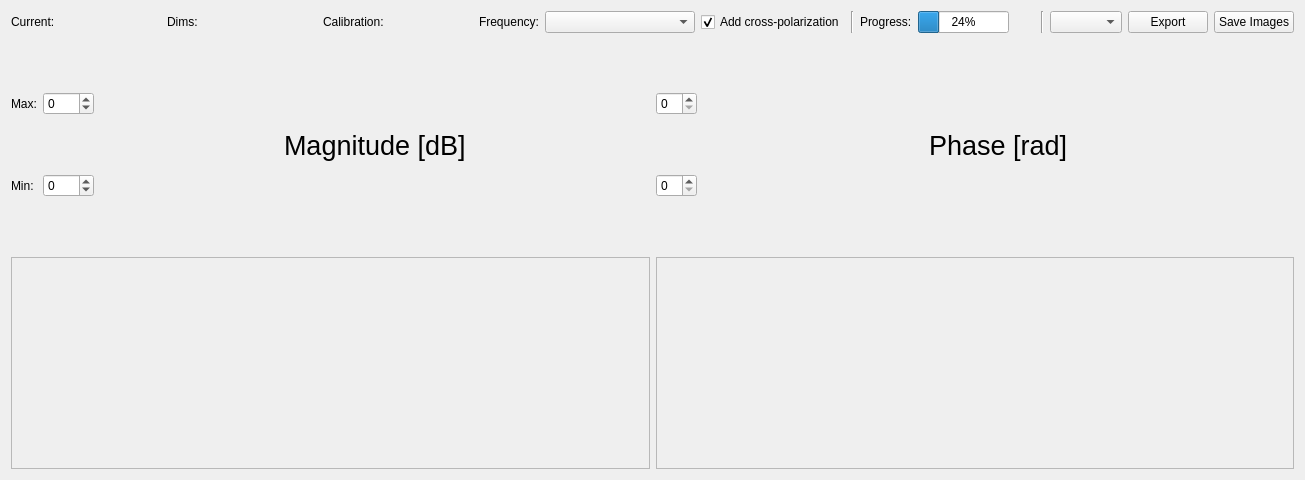
<?xml version="1.0" encoding="UTF-8"?>
<ui version="4.0">
 <class>PNF</class>
 <widget class="QWidget" name="PNF">
  <property name="geometry">
   <rect>
    <x>0</x>
    <y>0</y>
    <width>1147</width>
    <height>480</height>
   </rect>
  </property>
  <property name="windowTitle">
   <string>Form</string>
  </property>
  <layout class="QVBoxLayout" name="verticalLayout_2">
   <item>
    <layout class="QHBoxLayout" name="horizontalLayout">
     <item>
      <widget class="QLabel" name="current_posLabel">
       <property name="sizePolicy">
        <sizepolicy hsizetype="Fixed" vsizetype="Preferred">
         <horstretch>0</horstretch>
         <verstretch>0</verstretch>
        </sizepolicy>
       </property>
       <property name="minimumSize">
        <size>
         <width>150</width>
         <height>0</height>
        </size>
       </property>
       <property name="text">
        <string>Current:</string>
       </property>
      </widget>
     </item>
     <item>
      <widget class="QLabel" name="stepLabel">
       <property name="sizePolicy">
        <sizepolicy hsizetype="Fixed" vsizetype="Preferred">
         <horstretch>0</horstretch>
         <verstretch>0</verstretch>
        </sizepolicy>
       </property>
       <property name="minimumSize">
        <size>
         <width>150</width>
         <height>0</height>
        </size>
       </property>
       <property name="text">
        <string>Dims:</string>
       </property>
      </widget>
     </item>
     <item>
      <widget class="QLabel" name="calibration_lbl">
       <property name="minimumSize">
        <size>
         <width>150</width>
         <height>0</height>
        </size>
       </property>
       <property name="text">
        <string>Calibration:</string>
       </property>
      </widget>
     </item>
     <item>
      <widget class="QLabel" name="freqLabel">
       <property name="text">
        <string>Frequency:</string>
       </property>
      </widget>
     </item>
     <item>
      <widget class="QComboBox" name="freq_comboBox">
       <property name="sizePolicy">
        <sizepolicy hsizetype="Fixed" vsizetype="Preferred">
         <horstretch>0</horstretch>
         <verstretch>0</verstretch>
        </sizepolicy>
       </property>
       <property name="minimumSize">
        <size>
         <width>150</width>
         <height>0</height>
        </size>
       </property>
      </widget>
     </item>
     <item>
      <widget class="QCheckBox" name="cross_pol_check">
       <property name="text">
        <string>Add cross-polarization</string>
       </property>
       <property name="checked">
        <bool>true</bool>
       </property>
      </widget>
     </item>
     <item>
      <widget class="Line" name="line">
       <property name="orientation">
        <enum>Qt::Orientation::Vertical</enum>
       </property>
      </widget>
     </item>
     <item>
      <widget class="QLabel" name="label_5">
       <property name="text">
        <string>Progress:</string>
       </property>
      </widget>
     </item>
     <item>
      <widget class="QProgressBar" name="meas_progress">
       <property name="value">
        <number>24</number>
       </property>
      </widget>
     </item>
     <item>
      <widget class="QLabel" name="elapsed_time_lbl">
       <property name="text">
        <string/>
       </property>
      </widget>
     </item>
     <item>
      <widget class="QLabel" name="remaining_time_lbl">
       <property name="text">
        <string/>
       </property>
      </widget>
     </item>
     <item>
      <spacer name="horizontalSpacer_6">
       <property name="orientation">
        <enum>Qt::Orientation::Horizontal</enum>
       </property>
       <property name="sizeHint" stdset="0">
        <size>
         <width>40</width>
         <height>20</height>
        </size>
       </property>
      </spacer>
     </item>
     <item>
      <widget class="Line" name="line_2">
       <property name="orientation">
        <enum>Qt::Orientation::Vertical</enum>
       </property>
      </widget>
     </item>
     <item>
      <widget class="QComboBox" name="export_format_combo"/>
     </item>
     <item>
      <widget class="QPushButton" name="export_btn">
       <property name="text">
        <string>Export</string>
       </property>
      </widget>
     </item>
     <item>
      <widget class="QPushButton" name="screenshot_btn">
       <property name="text">
        <string>Save Images</string>
       </property>
      </widget>
     </item>
    </layout>
   </item>
   <item>
    <layout class="QGridLayout" name="gridLayout">
     <item row="1" column="1">
      <widget class="QFrame" name="frame_2">
       <property name="frameShape">
        <enum>QFrame::Shape::StyledPanel</enum>
       </property>
       <property name="frameShadow">
        <enum>QFrame::Shadow::Raised</enum>
       </property>
       <property name="lineWidth">
        <number>5</number>
       </property>
       <layout class="QVBoxLayout" name="verticalLayout_4">
        <item>
         <layout class="QVBoxLayout" name="Phase_2D_plot"/>
        </item>
       </layout>
      </widget>
     </item>
     <item row="1" column="0">
      <widget class="QFrame" name="frame">
       <property name="frameShape">
        <enum>QFrame::Shape::StyledPanel</enum>
       </property>
       <property name="frameShadow">
        <enum>QFrame::Shadow::Raised</enum>
       </property>
       <property name="lineWidth">
        <number>5</number>
       </property>
       <layout class="QVBoxLayout" name="verticalLayout_3">
        <item>
         <layout class="QVBoxLayout" name="Mag_2D_plot"/>
        </item>
       </layout>
      </widget>
     </item>
     <item row="0" column="0">
      <layout class="QHBoxLayout" name="horizontalLayout_2">
       <item>
        <layout class="QVBoxLayout" name="verticalLayout">
         <item>
          <layout class="QHBoxLayout" name="horizontalLayout_4">
           <item>
            <widget class="QLabel" name="label_3">
             <property name="text">
              <string>Max:</string>
             </property>
            </widget>
           </item>
           <item>
            <widget class="QSpinBox" name="spinbox_lvl_mag_max">
             <property name="minimum">
              <number>-150</number>
             </property>
             <property name="maximum">
              <number>50</number>
             </property>
            </widget>
           </item>
          </layout>
         </item>
         <item>
          <layout class="QHBoxLayout" name="horizontalLayout_5">
           <item>
            <widget class="QLabel" name="label_4">
             <property name="text">
              <string>Min:</string>
             </property>
            </widget>
           </item>
           <item>
            <widget class="QSpinBox" name="spinbox_lvl_mag_min">
             <property name="minimum">
              <number>-150</number>
             </property>
             <property name="maximum">
              <number>50</number>
             </property>
            </widget>
           </item>
          </layout>
         </item>
        </layout>
       </item>
       <item>
        <spacer name="horizontalSpacer_4">
         <property name="orientation">
          <enum>Qt::Orientation::Horizontal</enum>
         </property>
         <property name="sizeHint" stdset="0">
          <size>
           <width>40</width>
           <height>20</height>
          </size>
         </property>
        </spacer>
       </item>
       <item>
        <widget class="QLabel" name="label">
         <property name="font">
          <font>
           <pointsize>20</pointsize>
          </font>
         </property>
         <property name="text">
          <string>Magnitude [dB]</string>
         </property>
        </widget>
       </item>
       <item>
        <spacer name="horizontalSpacer_5">
         <property name="orientation">
          <enum>Qt::Orientation::Horizontal</enum>
         </property>
         <property name="sizeHint" stdset="0">
          <size>
           <width>40</width>
           <height>20</height>
          </size>
         </property>
        </spacer>
       </item>
      </layout>
     </item>
     <item row="0" column="1">
      <layout class="QHBoxLayout" name="horizontalLayout_3">
       <item>
        <layout class="QVBoxLayout" name="verticalLayout_5">
         <item>
          <widget class="QSpinBox" name="spinBox_4"/>
         </item>
         <item>
          <widget class="QSpinBox" name="spinBox_3"/>
         </item>
        </layout>
       </item>
       <item>
        <spacer name="horizontalSpacer_2">
         <property name="orientation">
          <enum>Qt::Orientation::Horizontal</enum>
         </property>
         <property name="sizeHint" stdset="0">
          <size>
           <width>40</width>
           <height>20</height>
          </size>
         </property>
        </spacer>
       </item>
       <item>
        <widget class="QLabel" name="label_2">
         <property name="font">
          <font>
           <pointsize>20</pointsize>
          </font>
         </property>
         <property name="text">
          <string>Phase [rad]</string>
         </property>
        </widget>
       </item>
       <item>
        <spacer name="horizontalSpacer_3">
         <property name="orientation">
          <enum>Qt::Orientation::Horizontal</enum>
         </property>
         <property name="sizeHint" stdset="0">
          <size>
           <width>40</width>
           <height>20</height>
          </size>
         </property>
        </spacer>
       </item>
      </layout>
     </item>
    </layout>
   </item>
  </layout>
 </widget>
 <resources/>
 <connections/>
</ui>
